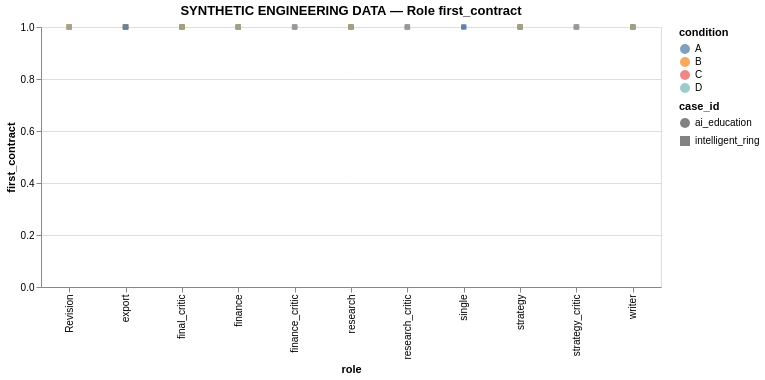

This figure's Vega-Lite source:
### Vega-Lite specification from a JSON file in a GitHub repository (floating-point values rounded to 4 significant figures)
{"config": {"view": {"continuousWidth": 300, "continuousHeight": 300}}, "data": {"values": [{"case_id": "ai_education", "condition": "A", "role": "single", "value": 1.0}, {"case_id": "ai_education", "condition": "A", "role": "export", "value": 1.0}, {"case_id": "ai_education", "condition": "D", "role": "research", "value": 1.0}, {"case_id": "ai_education", "condition": "D", "role": "strategy", "value": 1.0}, {"case_id": "ai_education", "condition": "D", "role": "finance", "value": 1.0}, {"case_id": "ai_education", "condition": "D", "role": "writer", "value": 1.0}, {"case_id": "ai_education", "condition": "D", "role": "research_critic", "value": 1.0}, {"case_id": "ai_education", "condition": "D", "role": "strategy_critic", "value": 1.0}, {"case_id": "ai_education", "condition": "D", "role": "finance_critic", "value": 1.0}, {"case_id": "ai_education", "condition": "D", "role": "final_critic", "value": 1.0}, {"case_id": "ai_education", "condition": "D", "role": "export", "value": 1.0}, {"case_id": "ai_education", "condition": "B", "role": "research", "value": 1.0}, {"case_id": "ai_education", "condition": "B", "role": "strategy", "value": 1.0}, {"case_id": "ai_education", "condition": "B", "role": "finance", "value": 1.0}, {"case_id": "ai_education", "condition": "B", "role": "writer", "value": 1.0}, {"case_id": "ai_education", "condition": "B", "role": "final_critic", "value": 1.0}, {"case_id": "ai_education", "condition": "B", "role": "export", "value": 1.0}, {"case_id": "ai_education", "condition": "C", "role": "research", "value": 1.0}, {"case_id": "ai_education", "condition": "C", "role": "strategy", "value": 1.0}, {"case_id": "ai_education", "condition": "C", "role": "finance", "value": 1.0}, {"case_id": "ai_education", "condition": "C", "role": "writer", "value": 1.0}, {"case_id": "ai_education", "condition": "C", "role": "research_critic", "value": 1.0}, {"case_id": "ai_education", "condition": "C", "role": "strategy_critic", "value": 1.0}, {"case_id": "ai_education", "condition": "C", "role": "finance_critic", "value": 1.0}, {"case_id": "ai_education", "condition": "C", "role": "final_critic", "value": 1.0}, {"case_id": "ai_education", "condition": "C", "role": "export", "value": 1.0}, {"case_id": "intelligent_ring", "condition": "C", "role": "research", "value": 1.0}, {"case_id": "intelligent_ring", "condition": "C", "role": "strategy", "value": 1.0}, {"case_id": "intelligent_ring", "condition": "C", "role": "finance", "value": 1.0}, {"case_id": "intelligent_ring", "condition": "C", "role": "writer", "value": 1.0}, {"case_id": "intelligent_ring", "condition": "C", "role": "research_critic", "value": 1.0}, {"case_id": "intelligent_ring", "condition": "C", "role": "strategy_critic", "value": 1.0}, {"case_id": "intelligent_ring", "condition": "C", "role": "finance_critic", "value": 1.0}, {"case_id": "intelligent_ring", "condition": "C", "role": "final_critic", "value": 1.0}, {"case_id": "intelligent_ring", "condition": "C", "role": "Revision", "value": 1.0}, {"case_id": "intelligent_ring", "condition": "C", "role": "export", "value": 1.0}, {"case_id": "intelligent_ring", "condition": "B", "role": "research", "value": 1.0}, {"case_id": "intelligent_ring", "condition": "B", "role": "strategy", "value": 1.0}, {"case_id": "intelligent_ring", "condition": "B", "role": "finance", "value": 1.0}, {"case_id": "intelligent_ring", "condition": "B", "role": "writer", "value": 1.0}, {"case_id": "intelligent_ring", "condition": "B", "role": "final_critic", "value": 1.0}, {"case_id": "intelligent_ring", "condition": "B", "role": "Revision", "value": 1.0}, {"case_id": "intelligent_ring", "condition": "B", "role": "export", "value": 1.0}, {"case_id": "intelligent_ring", "condition": "D", "role": "research", "value": 1.0}, {"case_id": "intelligent_ring", "condition": "D", "role": "strategy", "value": 1.0}, {"case_id": "intelligent_ring", "condition": "D", "role": "finance", "value": 1.0}, {"case_id": "intelligent_ring", "condition": "D", "role": "writer", "value": 1.0}, {"case_id": "intelligent_ring", "condition": "D", "role": "research_critic", "value": 1.0}, {"case_id": "intelligent_ring", "condition": "D", "role": "strategy_critic", "value": 1.0}, {"case_id": "intelligent_ring", "condition": "D", "role": "finance_critic", "value": 1.0}, {"case_id": "intelligent_ring", "condition": "D", "role": "final_critic", "value": 1.0}, {"case_id": "intelligent_ring", "condition": "D", "role": "Revision", "value": 1.0}, {"case_id": "intelligent_ring", "condition": "D", "role": "export", "value": 1.0}, {"case_id": "intelligent_ring", "condition": "A", "role": "single", "value": 1.0}, {"case_id": "intelligent_ring", "condition": "A", "role": "export", "value": 1.0}]}, "mark": {"type": "point", "filled": true}, "encoding": {"color": {"field": "condition", "type": "nominal"}, "shape": {"field": "case_id", "type": "nominal"}, "tooltip": [{"field": "case_id", "type": "nominal"}, {"field": "condition", "type": "nominal"}, {"field": "role", "type": "nominal"}, {"field": "value", "type": "quantitative"}], "x": {"field": "role", "type": "nominal"}, "y": {"field": "value", "title": "first_contract", "type": "quantitative"}}, "height": 260, "title": "SYNTHETIC ENGINEERING DATA — Role first_contract", "width": 620, "$schema": "https://vega.github.io/schema/vega-lite/v6.4.1.json"}
